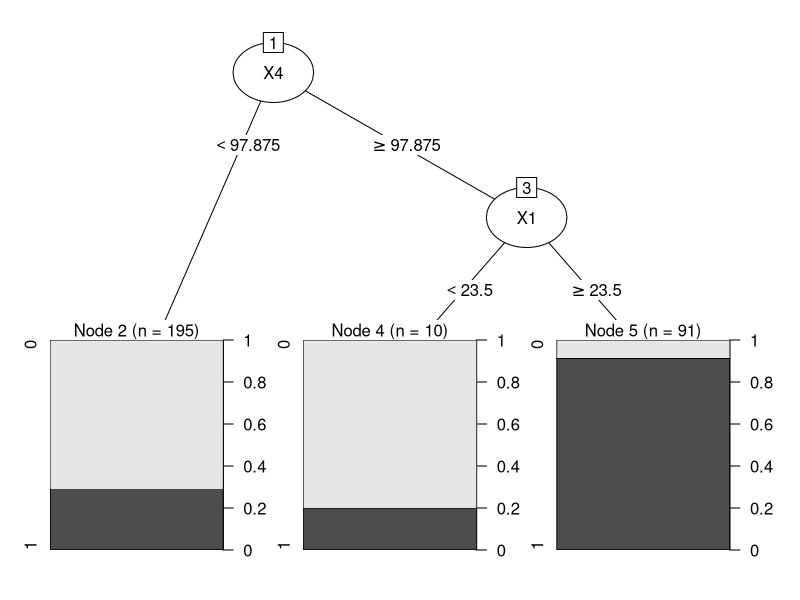
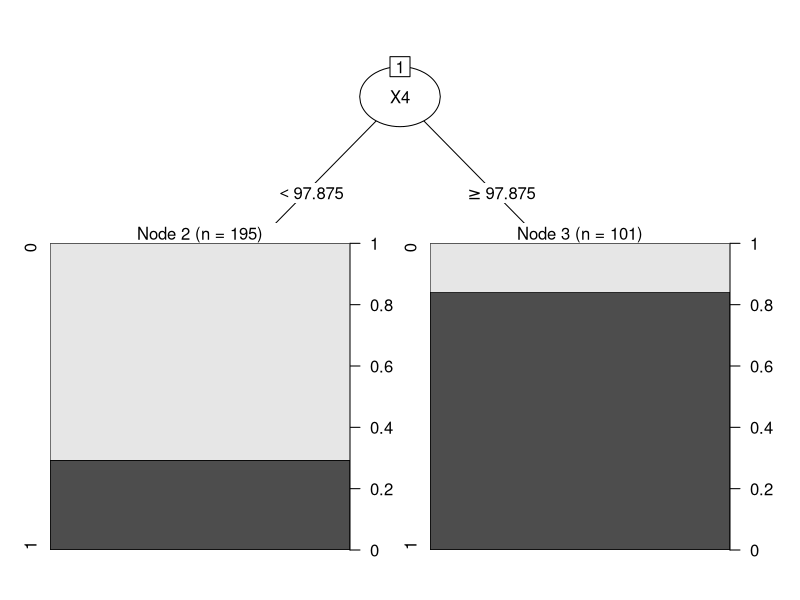

Write the R code that produced these figures, in order. (Note: this script raises an error after producing the figures.)
### DATA ANALYTICS ASSIGNMENT 1

library(rpart)
library("partykit") 
library("party")
library("lattice")
library("ggplot2")
library("caret")
library("e1071")

setwd("/Users/nathancarney/Documents/College/4th Year/Data Analytics/Labs") 

Data <- read.csv("lab5.csv")

set.seed(123)

#str(Data)

## PART 1 ####

# Removing ID Column, Group Column 
Data <- Data[,-c(1, 3)]

# Setting Response variable to factor instead of binary variable
Data[,1] <- as.factor(Data[,1])

# Y1, Y2, Y3, Y4, Y5, Y7 are binary variables. Y6 has 3 values: 0, 1 and 2. Hence, all can be converted to factors
Data[,9] <- as.factor(Data[,9])
Data[,10] <- as.factor(Data[,10])
Data[,11] <- as.factor(Data[,11])
Data[,12] <- as.factor(Data[,12])
Data[,13] <- as.factor(Data[,13])
Data[,14] <- as.factor(Data[,14])
Data[,15] <- as.factor(Data[,15])

 
### Model 1 #### 

# Predictors are X4 and X1

# 77.36% without pruning
# 75.34% with pruning

#Removing Y Variables
Data <- Data[,-c(9:17)]

str(Data)
#head(Data)

DT_Model <-rpart(Response~., data=Data, control=rpart.control(minsplit=50, minbucket=10, maxdepth=2)) 

plot(as.party(DT_Model))

opt <- which.min(DT_Model$cptable [, "xerror"]) 
opt
# Pruning the tree to the least xerror
cp <- DT_Model$cptable [opt,"CP"]
cp
DT_Model_pruned <- prune(DT_Model, cp=cp)
plot(as.party(DT_Model_pruned))
print(DT_Model_pruned)

# Now let's analyse the performance of the model.
Pred_DT_Model_pruned <- predict(DT_Model_pruned, data = Data ,type = "prob")
Pred_DT_Model_pruned

# assuming the cut-off probability 50%
Pred_DT_Model_pruned_YN <- ifelse(Pred_DT_Model_pruned[,2] > 0.50, "1", "0")
Pred_DT_Model_pruned_YN

# saving predicted vector as factor 
Pred <- as.factor(Pred_DT_Model_pruned_YN)

# ordering the vectors
Predicted <- ordered(Pred, levels = c("1", "0"))
Actual <- ordered(Data$Response,levels = c("1", "0"))

# making confusion matrix
CM <- confusionMatrix(table(Predicted,Actual))
CM

Pred_DT_Model <- predict(DT_Model, data = Data ,type = "prob")
#Pred_DT_Model

Pred_DT_Model_YN <- ifelse(Pred_DT_Model[,2] > 0.50, "1", "0")
#Pred_DT_Model_YN

Pred <- as.factor(Pred_DT_Model_YN)

# ordering the vectors
Predicted <- ordered(Pred, levels = c("1", "0"))
Actual <- ordered(Data$Response,levels = c("1", "0"))

# making confusion matrix
CM <- confusionMatrix(table(Predicted,Actual))
CM


### Model 2 ####

# Predictors are Y5 and Y4

# 73.99% both pruned and not pruned

# Removing X columns
Data <- Data[,-c(2:8)]

str(Data)
#head(Data)

DT_Model <-rpart(Response~., data=Data, control=rpart.control(minsplit=50, minbucket=10, maxdepth=2)) 

plot(as.party(DT_Model))

opt <- which.min(DT_Model$cptable [, "xerror"]) 
opt
# Pruning the tree to the least xerror
cp <- DT_Model$cptable [opt,"CP"]
cp
DT_Model_pruned <- prune(DT_Model, cp=cp)
plot(as.party(DT_Model_pruned))
print(DT_Model_pruned)

# Now let's analyse the performance of the model.
Pred_DT_Model_pruned <- predict(DT_Model_pruned, data = Data ,type = "prob")
Pred_DT_Model_pruned

# assuming the cut-off probability 50%
Pred_DT_Model_pruned_YN <- ifelse(Pred_DT_Model_pruned[,2] > 0.50, "1", "0")
Pred_DT_Model_pruned_YN

# saving predicted vector as factor 
Pred <- as.factor(Pred_DT_Model_pruned_YN)

# ordering the vectors
Predicted <- ordered(Pred, levels = c("1", "0"))
Actual <- ordered(Data$Response,levels = c("1", "0"))

# making confusion matrix
CM <- confusionMatrix(table(Predicted,Actual))
CM

Pred_DT_Model <- predict(DT_Model, data = Data ,type = "prob")
#Pred_DT_Model

Pred_DT_Model_YN <- ifelse(Pred_DT_Model[,2] > 0.50, "1", "0")
#Pred_DT_Model_YN

Pred <- as.factor(Pred_DT_Model_YN)

# ordering the vectors
Predicted <- ordered(Pred, levels = c("1", "0"))
Actual <- ordered(Data$Response,levels = c("1", "0"))

# making confusion matrix
CM <- confusionMatrix(table(Predicted,Actual))
CM








### Model 3 ####

# Predictors are X4 and X1

# 77.36% without pruning
# 75.34% with pruning

#head(Data)

DT_Model <-rpart(Response~., data=Data, control=rpart.control(minsplit=50, minbucket=10, maxdepth=2)) 

plot(as.party(DT_Model))

opt <- which.min(DT_Model$cptable [, "xerror"]) 
opt
# Pruning the tree to the least xerror
cp <- DT_Model$cptable [opt,"CP"]
cp
DT_Model_pruned <- prune(DT_Model, cp=cp)
plot(as.party(DT_Model_pruned))
print(DT_Model_pruned)

# Now let's analyse the performance of the model.
Pred_DT_Model_pruned <- predict(DT_Model_pruned, data = Data ,type = "prob")
Pred_DT_Model_pruned

# assuming the cut-off probability 50%
Pred_DT_Model_pruned_YN <- ifelse(Pred_DT_Model_pruned[,2] > 0.50, "1", "0")
Pred_DT_Model_pruned_YN

# saving predicted vector as factor 
Pred <- as.factor(Pred_DT_Model_pruned_YN)

# ordering the vectors
Predicted <- ordered(Pred, levels = c("1", "0"))
Actual <- ordered(Data$Response,levels = c("1", "0"))

# making confusion matrix
CM <- confusionMatrix(table(Predicted,Actual))
CM

Pred_DT_Model <- predict(DT_Model, data = Data ,type = "prob")
#Pred_DT_Model

Pred_DT_Model_YN <- ifelse(Pred_DT_Model[,2] > 0.50, "1", "0")
#Pred_DT_Model_YN

Pred <- as.factor(Pred_DT_Model_YN)

# ordering the vectors
Predicted <- ordered(Pred, levels = c("1", "0"))
Actual <- ordered(Data$Response,levels = c("1", "0"))

# making confusion matrix
CM <- confusionMatrix(table(Predicted,Actual))
CM




## PART 2 ####

# Removing ID Column
Data <- Data[,-1]

# Setting Response and Group variables as factors instead of binary variables
Data[,1] <- as.factor(Data[,1])
Data[,2] <- as.factor(Data[,2])


### 1. Split file based on Group ####

males_index <- which(Group == 0)
males <- Data[males_index,]

females <- Data[-(males_index),]

#Removing Group Variable
males <- males[,-2]
females <- females[,-2]



### (a) Males ####

str(males)

### (i) X Variables ####

# Predictor is X4

# 72.92% pruned and not pruned

# Removing Y Variables
males <- males[, -c(9:15)]

DT_Model <-rpart(Response~., data=males, control=rpart.control(minsplit=20, minbucket=10, maxdepth=2)) 

plot(as.party(DT_Model))

opt <- which.min(DT_Model$cptable [, "xerror"]) 
opt
# Pruning the tree to the least xerror
cp <- DT_Model$cptable [opt,"CP"]
cp
DT_Model_pruned <- prune(DT_Model, cp=cp)
plot(as.party(DT_Model_pruned))
print(DT_Model_pruned)

# Now let's analyse the performance of the model.
Pred_DT_Model_pruned <- predict(DT_Model_pruned, data = males ,type = "prob")
Pred_DT_Model_pruned

# assuming the cut-off probability 50%
Pred_DT_Model_pruned_YN <- ifelse(Pred_DT_Model_pruned[,2] > 0.50, "1", "0")
Pred_DT_Model_pruned_YN

# saving predicted vector as factor 
Pred <- as.factor(Pred_DT_Model_pruned_YN)

# ordering the vectors
Predicted <- ordered(Pred, levels = c("1", "0"))
Actual <- ordered(males$Response,levels = c("1", "0"))

# making confusion matrix
CM <- confusionMatrix(table(Predicted,Actual))
CM

Pred_DT_Model <- predict(DT_Model, data = males ,type = "prob")
#Pred_DT_Model

Pred_DT_Model_YN <- ifelse(Pred_DT_Model[,2] > 0.50, "1", "0")
#Pred_DT_Model_YN

Pred <- as.factor(Pred_DT_Model_YN)

# ordering the vectors
Predicted <- ordered(Pred, levels = c("1", "0"))
Actual <- ordered(males$Response,levels = c("1", "0"))

# making confusion matrix
CM <- confusionMatrix(table(Predicted,Actual))
CM


### (ii) Y Variables ####

# Predictor is Y4

# 70.83% pruned and not pruned

# Removing X Variables
males <- males[, -c(2:8)]

DT_Model <-rpart(Response~., data=males, control=rpart.control(minsplit=50, minbucket=10, maxdepth=2)) 

plot(as.party(DT_Model))

opt <- which.min(DT_Model$cptable [, "xerror"]) 
opt
# Pruning the tree to the least xerror
cp <- DT_Model$cptable [opt,"CP"]
cp
DT_Model_pruned <- prune(DT_Model, cp=cp)
plot(as.party(DT_Model_pruned))
print(DT_Model_pruned)

# Now let's analyse the performance of the model.
Pred_DT_Model_pruned <- predict(DT_Model_pruned, data = males ,type = "prob")
Pred_DT_Model_pruned

# assuming the cut-off probability 50%
Pred_DT_Model_pruned_YN <- ifelse(Pred_DT_Model_pruned[,2] > 0.50, "1", "0")
Pred_DT_Model_pruned_YN

# saving predicted vector as factor 
Pred <- as.factor(Pred_DT_Model_pruned_YN)

# ordering the vectors
Predicted <- ordered(Pred, levels = c("1", "0"))
Actual <- ordered(males$Response,levels = c("1", "0"))

# making confusion matrix
CM <- confusionMatrix(table(Predicted,Actual))
CM

Pred_DT_Model <- predict(DT_Model, data = males ,type = "prob")
#Pred_DT_Model

Pred_DT_Model_YN <- ifelse(Pred_DT_Model[,2] > 0.50, "1", "0")
#Pred_DT_Model_YN

Pred <- as.factor(Pred_DT_Model_YN)

# ordering the vectors
Predicted <- ordered(Pred, levels = c("1", "0"))
Actual <- ordered(males$Response,levels = c("1", "0"))

# making confusion matrix
CM <- confusionMatrix(table(Predicted,Actual))
CM

### (iii) X and Y Variables ####

# 72.92% pruned and not pruned

DT_Model <-rpart(Response~., data=males, control=rpart.control(minsplit=50, minbucket=10, maxdepth=2)) 

plot(as.party(DT_Model))

opt <- which.min(DT_Model$cptable [, "xerror"]) 
opt
# Pruning the tree to the least xerror
cp <- DT_Model$cptable [opt,"CP"]
cp
DT_Model_pruned <- prune(DT_Model, cp=cp)
plot(as.party(DT_Model_pruned))
print(DT_Model_pruned)

# Now let's analyse the performance of the model.
Pred_DT_Model_pruned <- predict(DT_Model_pruned, data = males ,type = "prob")
Pred_DT_Model_pruned

# assuming the cut-off probability 50%
Pred_DT_Model_pruned_YN <- ifelse(Pred_DT_Model_pruned[,2] > 0.50, "1", "0")
Pred_DT_Model_pruned_YN

# saving predicted vector as factor 
Pred <- as.factor(Pred_DT_Model_pruned_YN)

# ordering the vectors
Predicted <- ordered(Pred, levels = c("1", "0"))
Actual <- ordered(males$Response,levels = c("1", "0"))

# making confusion matrix
CM <- confusionMatrix(table(Predicted,Actual))
CM

Pred_DT_Model <- predict(DT_Model, data = males ,type = "prob")
#Pred_DT_Model

Pred_DT_Model_YN <- ifelse(Pred_DT_Model[,2] > 0.50, "1", "0")
#Pred_DT_Model_YN

Pred <- as.factor(Pred_DT_Model_YN)

# ordering the vectors
Predicted <- ordered(Pred, levels = c("1", "0"))
Actual <- ordered(males$Response,levels = c("1", "0"))

# making confusion matrix
CM <- confusionMatrix(table(Predicted,Actual))
CM






### (b) Females ####

str(females)

### (i) X Variables ####

# 80.5% not pruned 
# 77.5% pruned 

# Removing Y Variables
females <- females[, -c(9:15)]

DT_Model <-rpart(Response~., data=females, control=rpart.control(minsplit=60, minbucket=10, maxdepth=2)) 

plot(as.party(DT_Model))

opt <- which.min(DT_Model$cptable [, "xerror"]) 
opt
# Pruning the tree to the least xerror
cp <- DT_Model$cptable [opt,"CP"]
cp
DT_Model_pruned <- prune(DT_Model, cp=cp)
plot(as.party(DT_Model_pruned))
print(DT_Model_pruned)

# Now let's analyse the performance of the model.
Pred_DT_Model_pruned <- predict(DT_Model_pruned, data = females ,type = "prob")
Pred_DT_Model_pruned

# assuming the cut-off probability 50%
Pred_DT_Model_pruned_YN <- ifelse(Pred_DT_Model_pruned[,2] > 0.50, "1", "0")
Pred_DT_Model_pruned_YN

# saving predicted vector as factor 
Pred <- as.factor(Pred_DT_Model_pruned_YN)

# ordering the vectors
Predicted <- ordered(Pred, levels = c("1", "0"))
Actual <- ordered(females$Response,levels = c("1", "0"))

# making confusion matrix
CM <- confusionMatrix(table(Predicted,Actual))
CM

Pred_DT_Model <- predict(DT_Model, data = females ,type = "prob")
#Pred_DT_Model

Pred_DT_Model_YN <- ifelse(Pred_DT_Model[,2] > 0.50, "1", "0")
#Pred_DT_Model_YN

Pred <- as.factor(Pred_DT_Model_YN)

# ordering the vectors
Predicted <- ordered(Pred, levels = c("1", "0"))
Actual <- ordered(females$Response,levels = c("1", "0"))

# making confusion matrix
CM <- confusionMatrix(table(Predicted,Actual))
CM

### (ii) Y Variables ####

# 77% not ptuned 
# 76% pruned

# Removing X Variables
females <- females[, -c(2:8)]

DT_Model <-rpart(Response~., data=females, control=rpart.control(minsplit=50, minbucket=10, maxdepth=2)) 

plot(as.party(DT_Model))

opt <- which.min(DT_Model$cptable [, "xerror"]) 
opt
# Pruning the tree to the least xerror
cp <- DT_Model$cptable [opt,"CP"]
cp
DT_Model_pruned <- prune(DT_Model, cp=cp)
plot(as.party(DT_Model_pruned))
print(DT_Model_pruned)

# Now let's analyse the performance of the model.
Pred_DT_Model_pruned <- predict(DT_Model_pruned, data = females ,type = "prob")
Pred_DT_Model_pruned

# assuming the cut-off probability 50%
Pred_DT_Model_pruned_YN <- ifelse(Pred_DT_Model_pruned[,2] > 0.50, "1", "0")
Pred_DT_Model_pruned_YN

# saving predicted vector as factor 
Pred <- as.factor(Pred_DT_Model_pruned_YN)

# ordering the vectors
Predicted <- ordered(Pred, levels = c("1", "0"))
Actual <- ordered(females$Response,levels = c("1", "0"))

# making confusion matrix
CM <- confusionMatrix(table(Predicted,Actual))
CM

Pred_DT_Model <- predict(DT_Model, data = females ,type = "prob")
#Pred_DT_Model

Pred_DT_Model_YN <- ifelse(Pred_DT_Model[,2] > 0.50, "1", "0")
#Pred_DT_Model_YN

Pred <- as.factor(Pred_DT_Model_YN)

# ordering the vectors
Predicted <- ordered(Pred, levels = c("1", "0"))
Actual <- ordered(females$Response,levels = c("1", "0"))

# making confusion matrix
CM <- confusionMatrix(table(Predicted,Actual))
CM

### (iii) X and Y Variables ####

# 80.5% not pruned 
# 77.5% pruned

DT_Model <-rpart(Response~., data=females, control=rpart.control(minsplit=50, minbucket=10, maxdepth=2)) 

plot(as.party(DT_Model))

opt <- which.min(DT_Model$cptable [, "xerror"]) 
opt
# Pruning the tree to the least xerror
cp <- DT_Model$cptable [opt,"CP"]
cp
DT_Model_pruned <- prune(DT_Model, cp=cp)
plot(as.party(DT_Model_pruned))
print(DT_Model_pruned)

# Now let's analyse the performance of the model.
Pred_DT_Model_pruned <- predict(DT_Model_pruned, data = females ,type = "prob")
Pred_DT_Model_pruned

# assuming the cut-off probability 50%
Pred_DT_Model_pruned_YN <- ifelse(Pred_DT_Model_pruned[,2] > 0.50, "1", "0")
Pred_DT_Model_pruned_YN

# saving predicted vector as factor 
Pred <- as.factor(Pred_DT_Model_pruned_YN)

# ordering the vectors
Predicted <- ordered(Pred, levels = c("1", "0"))
Actual <- ordered(females$Response,levels = c("1", "0"))

# making confusion matrix
CM <- confusionMatrix(table(Predicted,Actual))
CM

Pred_DT_Model <- predict(DT_Model, data = females ,type = "prob")
#Pred_DT_Model

Pred_DT_Model_YN <- ifelse(Pred_DT_Model[,2] > 0.50, "1", "0")
#Pred_DT_Model_YN

Pred <- as.factor(Pred_DT_Model_YN)

# ordering the vectors
Predicted <- ordered(Pred, levels = c("1", "0"))
Actual <- ordered(females$Response,levels = c("1", "0"))

# making confusion matrix
CM <- confusionMatrix(table(Predicted,Actual))
CM



### 3. Combine Confusion Matrices for Males and Females #### 

male_percentage = 96/296

female_percentage = 200/296

# Males - X Variables = 0.7292
# Females - X Variables = 0.805

# Males - Y Variables = 0.7083
# Females - Y Variables = 0.77

# Males - X and Y Variables = 0.7292
# Females - X and Y Variables = 0.805

mfx <- (male_percentage*0.7292) + (female_percentage*0.805) # 78.04%
mfy <- (male_percentage*0.7083) + (female_percentage*0.77) # 74.99892%
mfxy <- (male_percentage*0.7292) + (female_percentage*0.805) # 78.04%
